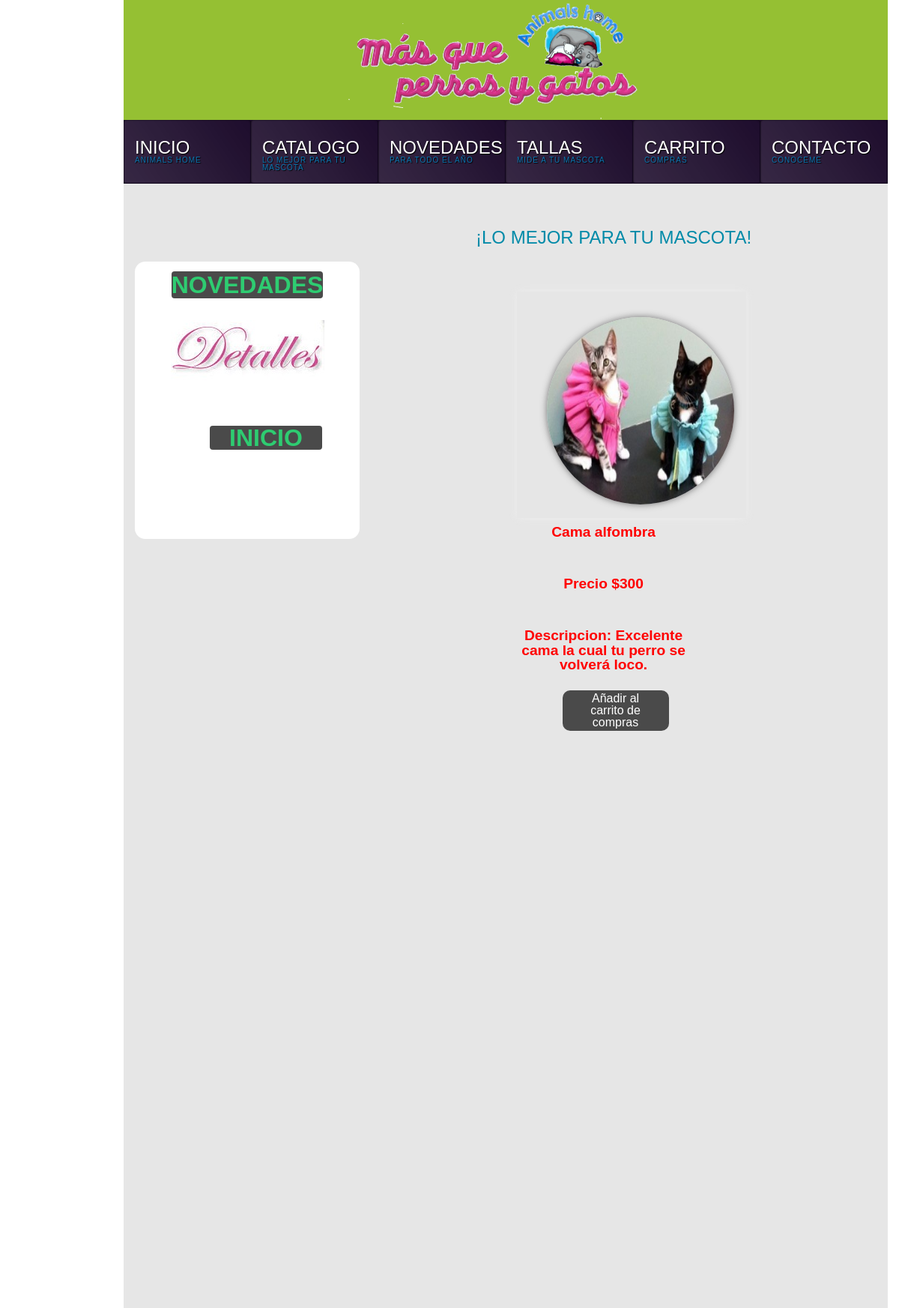
The page /detalles.php?id=1 on the database as committed earlier.
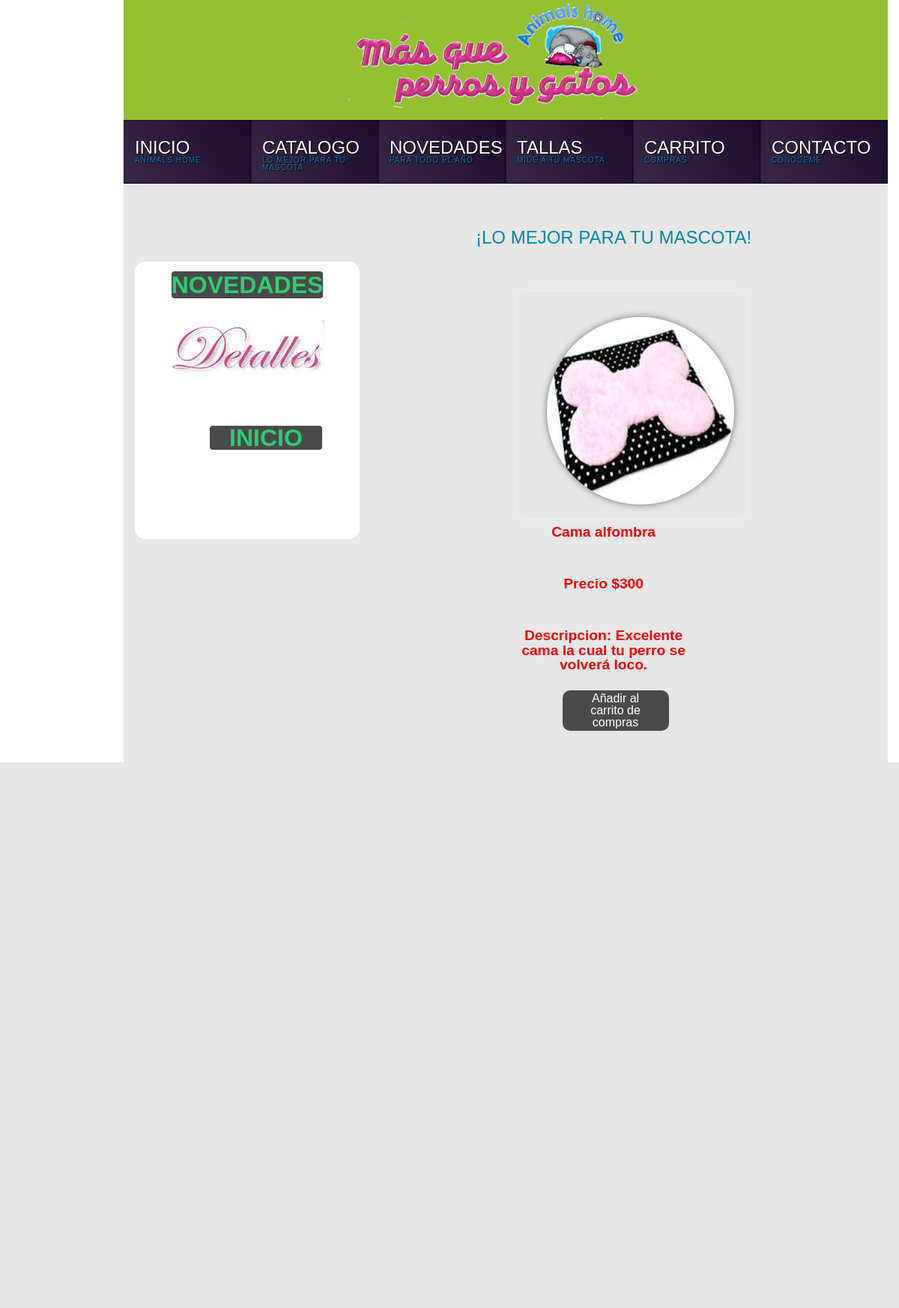
The same page on the database as committed later.
### tables this page shows
CREATE TABLE IF NOT EXISTS `productos` (
  `id` int(11) NOT NULL AUTO_INCREMENT,
  `nombre` text NOT NULL,
  `descripcion` text NOT NULL,
  `imagen` text NOT NULL,
  `precio` double NOT NULL,
  PRIMARY KEY (`id`)
);

### detalles.php (the view, shortened to what this page needs)
<!DOCTYPE HTML>
<html>
<head>
<link href="css/catalogo/accesorios.css" rel="stylesheet" type="text/css"/>
<link href="css/style.css" rel="stylesheet" type="text/css"/>
<link rel="stylesheet" type="text/css" href="./css/estilo.css">
<link rel="stylesheet" href="css/catalogo/reset.css">
<link rel="stylesheet" href="css/catalogo/menuvertical.css">
</head>
<body id="cuerpo">
    <div id="barra-logo">
        <div id="imagen-logo"></div>
          </div>
          <div id="menu">
              <ul id="sdt_menu" class="sdt_menu">
				<li>
					<a href="inicio.php">
						<span class="sdt_wrap">
							<span class="sdt_link">INICIO</span>
							<span class="sdt_descr">ANIMALS HOME</span>
						</span>
					</a>
				</li>
				<li>
					<a href="catalogo.php">
						<span class="sdt_wrap">
							<span class="sdt_link">CATALOGO</span>
							<span class="sdt_descr">LO MEJOR PARA TU MASCOTA</span>
						</span>
					</a>
				</li>
				<li>
					<a href="novedades.php">
						<span class="sdt_wrap">
							<span class="sdt_link">NOVEDADES</span>
							<span class="sdt_descr">PARA TODO EL AÑO</span>
						</span>
					</a>
				</li>
				<li>
					<a href="tallas.php">
						<span class="sdt_wrap">
							<span class="sdt_link">TALLAS</span>
							<span class="sdt_descr">MIDE A TU MASCOTA</span>
						</span>
					</a>
				</li>
				<li>
					<a href="carrito.php">
						<span class="sdt_wrap">
							<span class="sdt_link">CARRITO</span>
							<span class="sdt_descr">COMPRAS</span>
						</span>
					</a>
				</li>
				<li>
					<a href="contacto.php">
						<span class="sdt_wrap">
							<span class="sdt_link">CONTACTO</span>
							<span class="sdt_descr">CONOCEME</span>
						</span>
					</a>
				</li>
			</ul>
          </div>
        <div id="contenedor">
               <div id="texto">
               <h5 class="titulo">
              ¡LO MEJOR PARA TU MASCOTA!
               </h5>
       </div>
	    <div id="menu-vertical">
            <h1 class="encabezado"><a href="novedades.php">NOVEDADES </a></h1>
		<br>
		<center><img src="imagenes/detalles.jpg"></center>
		<br>
	    <h1 class="encabezado2"><a href="inicio.php">INICIO </a></h1>
        </div>
		           <center> <div >
							<?php
		$re=mysql_query("select * from productos  where id=".$_GET['id'])or die(mysql_error());
		while ($f=mysql_fetch_array($re)) {
		?>
		<div class="detalles">
			<center>
				<img src="imagenes/productos/<?php echo $f['imagen'];?>"><br><br>
				<span class="span"><?php echo utf8_encode($f['nombre']);?></span><br><br>
				<span class="span">Precio $<?php echo utf8_encode($f['precio']);?></span><br><br>
				<span class="span">Descripcion:  <?php echo utf8_encode($f['descripcion']);?></span><br><br>
				<a href="./carrito.php?id=<?php echo $f['id'];?>">Añadir al  carrito de  compras</a>
			</center>
		</div>
		<?php
              }
          ?>
          </div> </center>
		</div>
</body>
</html>

### css/catalogo/accesorios.css (style rules this page uses)
.encabezado a { font-family: "GothamRnd-Bold", Helvetica, Arial, sans-serif; font-size: 1em; font-weight: 700; text-align: center; color: #2ecc71; margin: 15px 0px; text-decoration:none; }
.encabezado2 a { float:left; font-family: "GothamRnd-Bold", Helvetica, Arial, sans-serif; font-size: 1em; font-weight: 700; text-align: center; color: #2ecc71; margin: 25px 100px; text-decoration:none; }
#cuerpo { margin: 0; }
#barra-logo { float: left; background: #95c033; box-shadow: none; width:1020px ; height: 160px; display: block; margin:0px 165px; }
#imagen-logo { float:left; -webkit-background-size: cover; -moz-background-size: cover; -o-background-size: cover; background-image: url("../../imagenes/logo.png"); background-size: cover; height: 200px; width: 400px; margin: -10px 300px; }
#menu { float: left; height: 100px; margin:auto 165px; width:1020px ; height: 85px; background:#1B0A2A; }
#contenedor { float: left; height: 1500px; margin:auto 165px; width:1020px ; background:#E6E6E6; }
#texto { float: left; width: 600px; height:0 auto; margin: 30px 450px; }
.titulo { font-family: "GothamRnd-Bold", Helvetica, Arial, sans-serif; font-size: 24px; color: #008AA8; margin-bottom: 25px; float: left; margin:30px 20px; }
#menu-vertical { float: left; width: 300px; height: 370px; margin: -40px 15px; background:white; border-radius: 14px 14px 14px 14px; -moz-border-radius: 14px 14px 14px 14px; -webkit-border-radius: 14px 14px 14px 14px; border: 0px solid #000000; }
.span { width:250px; float:left; margin:25px -60px; font-family: "GothamRnd-Bold", Helvetica, Arial, sans-serif; color: red; font-weight: bolder; font-size: 1.2rem; }

### css/style.css (style rules this page uses)
ul.sdt_menu { margin:0; padding:0; list-style: none; font-family:"Myriad Pro", "Trebuchet MS", sans-serif; font-size:12px; width:1020px; }
ul.sdt_menu a { text-decoration:none; outline:none; }
ul.sdt_menu li { float:left; width:170px; height:85px; position:relative; cursor:pointer; }
ul.sdt_menu li > a { position:absolute; top:0px; left:0px; width:170px; height:85px; z-index:12; background:transparent url(../images/overlay.png) no-repeat bottom right; -moz-box-shadow:0px 0px 2px #000 inset; -webkit-box-shadow:0px 0px 2px #000 inset; box-shadow:0px 0px 2px #000 inset; }
ul.sdt_menu li span.sdt_wrap { position:absolute; top:25px; left:0px; width:170px; height:60px; z-index:15; }
ul.sdt_menu li span span.sdt_link, ul.sdt_menu li span span.sdt_descr, ul.sdt_menu li div.sdt_box a { margin-left:15px; text-transform:uppercase; text-shadow:1px 1px 1px #000; }
ul.sdt_menu li span span.sdt_link { color:#fff; font-size:24px; float:left; clear:both; }
ul.sdt_menu li span span.sdt_descr { color:#0B75AF; float:left; clear:both; width:155px; font-size:10px; letter-spacing:1px; }

### css/estilo.css (style rules this page uses)
.detalles { width: 20%; height: 200px; display: inline-block; vertical-align: top; margin-left: 0.5%; padding: 5%; -webkit-box-shadow: 0px 0px 10px rgba(240, 240, 240, 0.75); -moz-box-shadow: 0px 0px 10px rgba(240, 240, 240, 0.75); box-shadow: 0px 0px 10px rgba(240, 240, 240, 0.75); -webkit-transition: all 1s ease-in-out; -moz-transition: all 1s ease-in-out; }
.detalles img { width: 250px; height: 250px; margin:-17px -11px; border-radius: 50%; -webkit-box-shadow: 0px 0px 10px rgba(74, 74, 74, 0.75); -moz-box-shadow: 0px 0px 10px rgba(74, 74, 74, 0.75); box-shadow: 0px 0px 10px rgba(74, 74, 74, 0.75); -webkit-transition: all 1s ease-in-out; -moz-transition: all 1s ease-in-out; }
.detalles a { font-family: "GothamRnd-Bold", Helvetica, Arial, sans-serif; float:left; margin: 0px 10px; background-color: #4a4a4a; padding: 3px; color: white; width: 50%; padding-left: 20px; padding-right: 20px; border-radius: 10px; text-decoration:none; }
a { background-color: #4a4a4a; padding: 3px; color: black; width: 50%; padding-left: 30px; padding-right: 30px; border-radius: 4px; }

### css/catalogo/menuvertical.css (style rules this page uses)
h1 { font-family: "GothamRnd-Bold", Helvetica, Arial, sans-serif; font-size: 2em; font-weight: 700; text-align: center; color: #2ecc71; margin: 15px 0px; }

Rows that differ between the two databases and show on the page:
changed productos "Cama alfombra": imagen: a different picture
